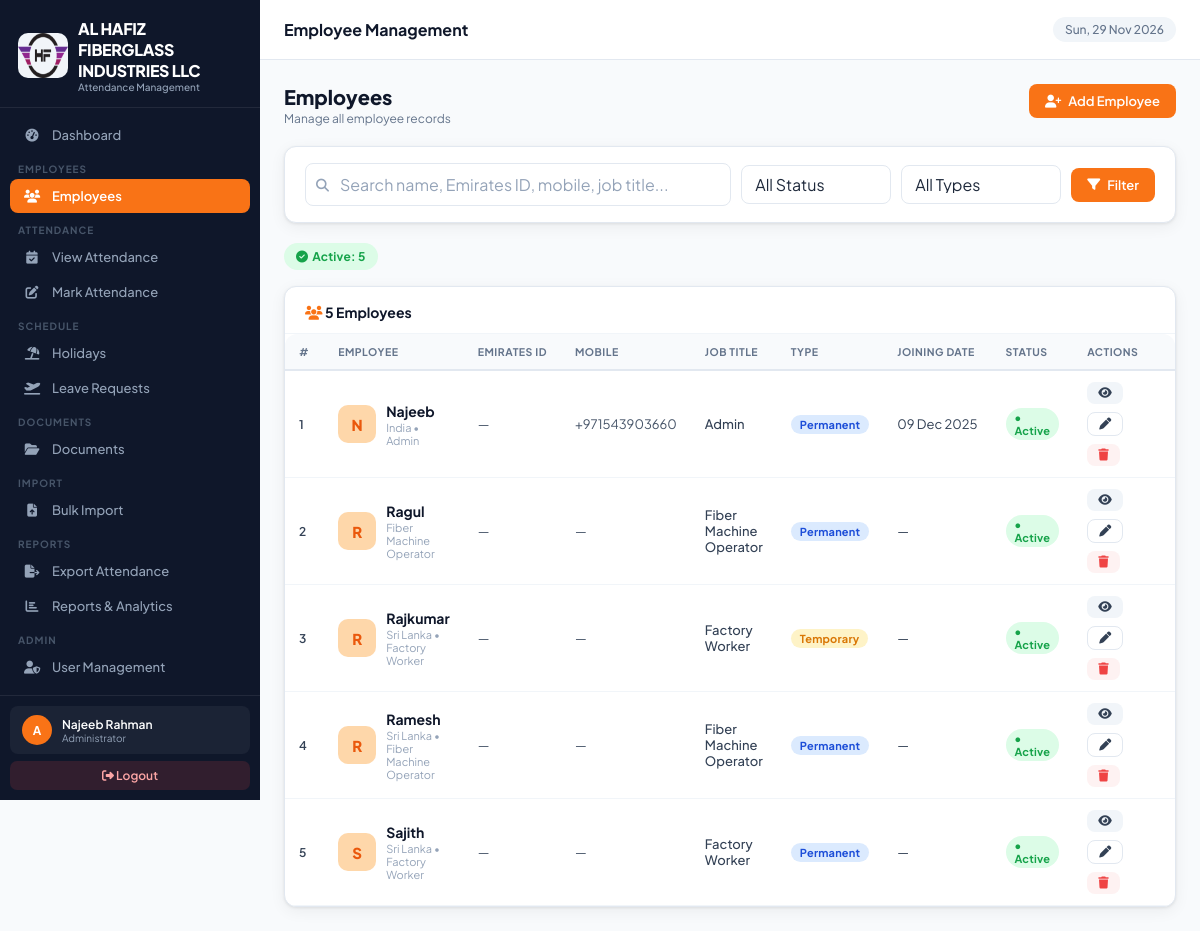
Screenshot of /employees/ (signed in) with the database file from the repository.
### attendance_app/models.py (models this page shows, shortened)
class CompanySettings(models.Model):
    company_name    = models.CharField(max_length=200, default='Your Company Name')
    company_address = models.TextField(default='Your Address, Dubai, UAE')
    company_phone   = models.CharField(max_length=50, blank=True, default='')
    company_email   = models.EmailField(blank=True, default='')
    company_website = models.URLField(blank=True, default='')
    company_trn     = models.CharField(max_length=50, blank=True, default='', verbose_name='TRN / Tax No.')
    logo            = models.ImageField(upload_to='company/', blank=True, null=True)
    default_in_time  = models.TimeField(default=datetime.time(7, 0))
    default_out_time = models.TimeField(default=datetime.time(17, 0))
    work_days        = models.CharField(
        max_length=20, default='Mon-Sat',
        help_text='e.g. Mon-Sat, Mon-Fri'
    )
    weekend_day      = models.CharField(
        max_length=20, default='Sunday',
        choices=[('Sunday','Sunday'),('Friday','Friday'),('Saturday','Saturday'),('Friday-Saturday','Fri & Sat')],
    )
    timezone_name    = models.CharField(max_length=60, default='Asia/Dubai')
    date_format      = models.CharField(
        max_length=20, default='d-m-Y',
        choices=[('d-m-Y','DD-MM-YYYY'),('m/d/Y','MM/DD/YYYY'),('Y-m-d','YYYY-MM-DD')],
    )
    updated_at       = models.DateTimeField(auto_now=True)
    class Meta:
        verbose_name = 'Company Settings'
    @classmethod
    def get_settings(cls):
        obj, _ = cls.objects.get_or_create(pk=1)
        return obj

class Employee(models.Model):
    TYPE_CHOICES = [('permanent', 'Permanent'), ('temporary', 'Temporary')]
    STATUS_CHOICES = [('active', 'Active'), ('disabled', 'Disabled')]
    name = models.CharField(max_length=200)
    emirates_id = models.CharField(max_length=50, blank=True, null=True)
    mobile = models.CharField(max_length=20, blank=True, null=True)
    dob = models.DateField(blank=True, null=True)
    joining_date = models.DateField(blank=True, null=True)
    job_title = models.CharField(max_length=100, blank=True, null=True)
    country = models.CharField(max_length=100, blank=True, null=True)
    address = models.TextField(blank=True, null=True)
    description = models.TextField(blank=True, null=True)
    emp_type = models.CharField(max_length=20, choices=TYPE_CHOICES, default='permanent')
    status = models.CharField(max_length=20, choices=STATUS_CHOICES, default='active')
    photo = models.ImageField(upload_to='employee_photos/', blank=True, null=True)
    portal_user = models.OneToOneField('auth.User', on_delete=models.SET_NULL, null=True, blank=True, related_name='employee_profile')
    created_at = models.DateTimeField(auto_now_add=True)
    updated_at = models.DateTimeField(auto_now=True)
    class Meta:
        ordering = ['name']

### attendance_app/views.py (the view)
# urls.py: path('employees/', views.employee_list, name='employee_list'),
@login_required
def employee_list(request):
    if not has_perm(request.user, 'employee_view'):
        messages.error(request, 'Access denied.')
        return redirect('dashboard')
    employees = Employee.objects.all()
    search = request.GET.get('search', '')
    status_filter = request.GET.get('status', '')
    type_filter = request.GET.get('type', '')
    if search:
        employees = employees.filter(
            Q(name__icontains=search) | Q(job_title__icontains=search) |
            Q(emirates_id__icontains=search) | Q(mobile__icontains=search)
        )
    if status_filter:
        employees = employees.filter(status=status_filter)
    if type_filter:
        employees = employees.filter(emp_type=type_filter)
    return render(request, 'attendance_app/employee_list.html', {
        'employees': employees,
        'search': search,
        'status_filter': status_filter,
        'type_filter': type_filter,
    })

### attendance_app/context_processors.py (called while the page is built)
def company_settings(request):
    return {
        'company': CompanySettings.get_settings()
    }

def user_permissions(request):
    if request.user.is_authenticated:
        if request.user.is_superuser:
            perms = [p[0] for p in UserPermission.PERMISSION_CHOICES]
        else:
            try:
                up = UserPermission.objects.get(user=request.user)
                perms = up.permissions
            except UserPermission.DoesNotExist:
                perms = []
        is_portal_user = False
        try:
            if request.user.employee_profile:
                is_portal_user = True
        except Exception:
            pass
        return {
            'user_perms': perms,
            'is_admin': request.user.is_superuser,
            'is_portal_user': is_portal_user,
        }
    return {'user_perms': [], 'is_admin': False, 'is_portal_user': False}

### attendance_app/views.py (called while the page is built)
def has_perm(user, perm):
    if user.is_superuser:
        return True
    try:
        up = UserPermission.objects.get(user=user)
        return perm in up.permissions
    except UserPermission.DoesNotExist:
        return False

### attendance_app/templates/attendance_app/employee_list.html (shortened to what this page needs)
{% extends 'attendance_app/base.html' %}
{% block page_title %}Employee Management{% endblock %}
{% block content %}
<div class="page-header">
  <div>
    <div class="page-header-title">Employees</div>
    <div class="page-header-sub">Manage all employee records</div>
  </div>
  {% if 'employee_add' in user_perms or is_admin %}
  <a href="{% url 'employee_add' %}" class="btn btn-primary"><i class="fas fa-user-plus"></i> Add Employee</a>
  {% endif %}
</div>
<div class="card" style="margin-bottom:20px">
  <div class="card-body" style="padding:16px 20px">
    <form method="get" style="display:flex;gap:10px;flex-wrap:wrap;align-items:center">
      <div class="input-icon-wrap" style="flex:1;min-width:200px">
        <i class="fas fa-search"></i>
        <input type="text" name="search" class="form-control" placeholder="Search name, Emirates ID, mobile, job title..." value="{{ search }}">
      </div>
      <select name="status" class="form-control" style="width:150px;flex:none">
        <option value="">All Status</option>
      </select>
      <select name="type" class="form-control" style="width:160px;flex:none">
        <option value="">All Types</option>
      </select>
      <button type="submit" class="btn btn-primary"><i class="fas fa-filter"></i> Filter</button>
    </form>
  </div>
</div>
<div style="display:flex;gap:10px;margin-bottom:16px;flex-wrap:wrap">
  <span class="badge badge-green" style="font-size:12px;padding:6px 12px">
    <i class="fas fa-circle-check"></i> Active: {{ employees|length }}
  </span>
</div>
<div class="card">
  <div class="card-header">
    <span class="card-title">
      <i class="fas fa-users" style="color:var(--orange)"></i>
      {{ employees|length }} Employee{{ employees|length|pluralize }}
    </span>
  </div>
  <div class="table-wrap">
    {% if employees %}
    <table class="data-table">
      <thead>
        <tr>
          <th style="width:40px">#</th>
          <th>Employee</th>
          <th>Emirates ID</th>
          <th>Mobile</th>
          <th>Job Title</th>
          <th>Type</th>
          <th>Joining Date</th>
          <th>Status</th>
          <th style="width:120px">Actions</th>
        </tr>
      </thead>
      <tbody>
        {% for emp in employees %}
        <tr>
          <td class="text-muted" style="font-size:12px;font-weight:600">{{ forloop.counter }}</td>
          <td>
            <div style="display:flex;align-items:center;gap:10px">
              <div style="width:38px;height:38px;border-radius:10px;background:var(--orange-light);display:flex;align-items:center;justify-content:center;font-weight:800;color:var(--orange-dark);font-size:15px;flex-shrink:0;letter-spacing:0">
                {{ emp.name|make_list|first|upper }}
              </div>
              <div>
                <a href="{% url 'employee_detail' emp.pk %}" style="font-weight:700;color:var(--slate-900);text-decoration:none;font-size:14px">{{ emp.name }}</a>
                <div style="font-size:11px;color:var(--slate-400);margin-top:1px">
                  {% if emp.country %}{{ emp.country }}{% endif %}
                  {% if emp.country and emp.job_title %} &bull; {% endif %}
                  {% if emp.job_title %}{{ emp.job_title }}{% endif %}
                </div>
              </div>
            </div>
          </td>
          <td style="font-size:13px;color:var(--slate-600)">{{ emp.emirates_id|default:"—" }}</td>
          <td style="font-size:13px;color:var(--slate-600)">{{ emp.mobile|default:"—" }}</td>
          <td style="font-size:13px;font-weight:500">{{ emp.job_title|default:"—" }}</td>
          <td>
            <span class="badge {% if emp.emp_type == 'permanent' %}badge-blue{% else %}badge-yellow{% endif %}">
              {{ emp.get_emp_type_display }}
            </span>
          </td>
          <td style="font-size:13px;white-space:nowrap">{{ emp.joining_date|date:"d M Y"|default:"—" }}</td>
          <td>
            <span class="badge {% if emp.status == 'active' %}badge-green{% else %}badge-red{% endif %}">
              {% if emp.status == 'active' %}● Active{% else %}● Disabled{% endif %}
            </span>
          </td>
          <td>
            <div class="actions-row">
              <a href="{% url 'employee_detail' emp.pk %}" class="btn btn-sm btn-secondary" title="View Detail"><i class="fas fa-eye"></i></a>
              {% if 'employee_edit' in user_perms or is_admin %}
              <a href="{% url 'employee_edit' emp.pk %}" class="btn btn-sm btn-outline" title="Edit"><i class="fas fa-pen"></i></a>
              {% endif %}
              {% if 'employee_delete' in user_perms or is_admin %}
              <a href="{% url 'employee_delete' emp.pk %}" class="btn btn-sm btn-danger" title="Delete"><i class="fas fa-trash"></i></a>
              {% endif %}
            </div>
          </td>
        </tr>
        {% endfor %}
      </tbody>
    </table>
    {% endif %}
  </div>
</div>
{% endblock %}

### attendance_app/templates/attendance_app/base.html (shortened to what this page needs)
{% load static %}
{% load attendance_tags %}
<!DOCTYPE html>
<html lang="en">
<head>
<link rel="stylesheet" href="https://cdnjs.cloudflare.com/ajax/libs/font-awesome/6.5.0/css/all.min.css">
</head>
<body>
<nav class="sidebar" id="sidebar">
  <div class="sidebar-logo">
    <div class="brand">
      <div class="logo-icon"> {% if company.logo %}
<img src="{{ company.logo.url }}" class="logoimg">
{% endif %} </div>
      <div><div class="brand-name">{{ company.company_name }}</div><div class="brand-sub">Attendance Management</div></div>
    </div>
  </div>
  <div class="sidebar-nav">
    {% if 'dashboard_view' in user_perms or is_admin %}
    <a href="{% url 'dashboard' %}" class="nav-item {% if request.resolver_match.url_name == 'dashboard' %}active{% endif %}" onclick="closeSidebar()">
      <span class="nav-icon"><i class="fas fa-gauge-high"></i></span> Dashboard
    </a>
    {% endif %}
    {% if 'employee_view' in user_perms or is_admin %}
    <div class="nav-label">Employees</div>
    <a href="{% url 'employee_list' %}" class="nav-item {% if 'employee' in request.resolver_match.url_name %}active{% endif %}" onclick="closeSidebar()">
      <span class="nav-icon"><i class="fas fa-users"></i></span> Employees
    </a>
    {% endif %}
    {% if 'attendance_view' in user_perms or is_admin %}
    <div class="nav-label">Attendance</div>
    <a href="{% url 'attendance_list' %}" class="nav-item {% if request.resolver_match.url_name == 'attendance_list' %}active{% endif %}" onclick="closeSidebar()">
      <span class="nav-icon"><i class="fas fa-calendar-check"></i></span> View Attendance
    </a>
    {% endif %}
    {% if 'attendance_add' in user_perms or is_admin %}
    <a href="{% url 'attendance_mark' %}" class="nav-item {% if request.resolver_match.url_name == 'attendance_mark' %}active{% endif %}" onclick="closeSidebar()">
      <span class="nav-icon"><i class="fas fa-pen-to-square"></i></span> Mark Attendance
    </a>
    {% endif %}
    {% if 'holiday_view' in user_perms or is_admin %}
    <div class="nav-label">Schedule</div>
    <a href="{% url 'holiday_list' %}" class="nav-item {% if 'holiday' in request.resolver_match.url_name %}active{% endif %}" onclick="closeSidebar()">
      <span class="nav-icon"><i class="fas fa-umbrella-beach"></i></span> Holidays
    </a>
    {% endif %}
    {% if 'leave_view' in user_perms or is_admin %}
    <a href="{% url 'leave_list' %}" class="nav-item {% if 'leave' in request.resolver_match.url_name %}active{% endif %}" onclick="closeSidebar()">
      <span class="nav-icon"><i class="fas fa-plane-departure"></i></span> Leave Requests
    </a>
    {% endif %}
    {% if 'employee_view' in user_perms or is_admin %}
    <div class="nav-label">Documents</div>
    <a href="{% url 'document_list' %}" class="nav-item {% if 'document' in request.resolver_match.url_name or 'doctype' in request.resolver_match.url_name %}active{% endif %}" onclick="closeSidebar()">
      <span class="nav-icon"><i class="fas fa-folder-open"></i></span> Documents
    </a>
    {% endif %}
    {% if is_admin or 'employee_add' in user_perms %}
    <div class="nav-label">Import</div>
    <a href="{% url 'import_hub' %}" class="nav-item {% if 'import' in request.resolver_match.url_name %}active{% endif %}" onclick="closeSidebar()">
      <span class="nav-icon"><i class="fas fa-file-arrow-up"></i></span> Bulk Import
    </a>
    {% endif %}
    {% if 'export_view' in user_perms or is_admin %}
    <div class="nav-label">Reports</div>
    <a href="{% url 'export_attendance' %}" class="nav-item {% if request.resolver_match.url_name == 'export_attendance' %}active{% endif %}" onclick="closeSidebar()">
      <span class="nav-icon"><i class="fas fa-file-export"></i></span> Export Attendance
    </a>
    <a href="{% url 'reports' %}" class="nav-item {% if 'report' in request.resolver_match.url_name %}active{% endif %}" onclick="closeSidebar()">
      <span class="nav-icon"><i class="fas fa-chart-bar"></i></span> Reports & Analytics
    </a>
    {% endif %}
    {% if is_admin or 'user_manage' in user_perms %}
    <div class="nav-label">Admin</div>
    <a href="{% url 'user_list' %}" class="nav-item {% if 'user' in request.resolver_match.url_name %}active{% endif %}" onclick="closeSidebar()">
      <span class="nav-icon"><i class="fas fa-user-shield"></i></span> User Management
    </a>
    {% endif %}
    {% if 'activity_view' in user_perms or is_admin %}
    <a href="{% url 'activity_log' %}" class="nav-item {% if request.resolver_match.url_name == 'activity_log' %}active{% endif %}" onclick="closeSidebar()">
      <span class="nav-icon"></span> Activity Log
    </a>
    {% endif %}
  </div>
  <div class="sidebar-bottom">
    <div class="user-card">
      <div class="user-avatar">{{ request.user.username|first|upper }}</div>
      <div class="user-info">
        <div class="user-name">{{ request.user.get_full_name|default:request.user.username }}</div>
        <div class="user-role">{% if request.user.is_superuser %}Administrator{% else %}Staff{% endif %}</div>
      </div>
    </div>
    <a href="{% url 'logout' %}" class="logout-btn"><i class="fas fa-sign-out-alt"></i> Logout</a>
  </div>
</nav>
<div class="main">
  <div class="topbar">
    <div class="topbar-left">
      <div class="topbar-title">{% block page_title %}Dashboard{% endblock %}</div>
    </div>
    <div class="topbar-right">
      <span class="topbar-date" id="topbar-date"></span>
    </div>
  </div>
  <div class="page-content">
    {% block content %}{% endblock %}
  </div>
</div>
</body>
</html>

### rows the page displays
CompanySettings: logo (picture), company_name "AL HAFIZ FIBERGLASS INDUSTRIES LLC"
Employee: name|make_list "N", name "Najeeb", country "India", job_title "Admin", emirates_id "—", mobile "+971543903660", emp_type "Permanent", joining_date "09 Dec 2025", status "● Active"
Employee: name|make_list "R", name "Ragul", job_title "Fiber Machine Operator", emirates_id "—", mobile "—", emp_type "Permanent", joining_date "—", status "● Active"
Employee: name|make_list "R", name "Rajkumar", country "Sri Lanka", job_title "Factory Worker", emirates_id "—", mobile "—", emp_type "Temporary", joining_date "—", status "● Active"
Employee: name|make_list "R", name "Ramesh", country "Sri Lanka", job_title "Fiber Machine Operator", emirates_id "—", mobile "—", emp_type "Permanent", joining_date "—", status "● Active"
Employee: name|make_list "S", name "Sajith", country "Sri Lanka", job_title "Factory Worker", emirates_id "—", mobile "—", emp_type "Permanent", joining_date "—", status "● Active"

### other values shown
{{ request.user.username|first|upper }} "A"
{{ request.user.get_full_name|default:request.user.username }} "Najeeb Rahman"
{{ employees|length }} "5"
